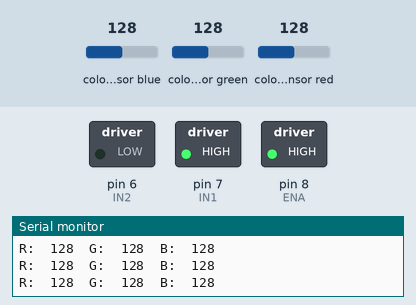
This sketch was run on a simulated Arduino Uno, built with avr-gcc and run on an emulated ATmega328P. On the bench: switched loads named in the sketch (green lamp = pin HIGH), the last lines printed to the serial monitor. The test bench sets the inputs (shaded band); at power-on: colour sensor red 128, colour sensor blue 128, colour sensor green 128.

Above: at 1.2 s.
1.3 s: colour sensor red set to 197
2.8 s: colour sensor red set to 204
At 3.8 s:
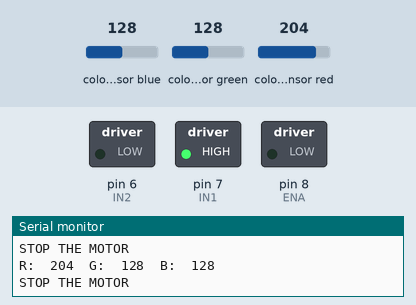
Timing chart, 0 to 5.8 s (numbered marks = the images above; inputs shaded):
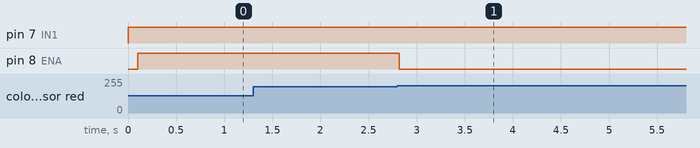

The sketch:

motor_colour_sensor.ino
```cpp
#include <Wire.h>
#include "Adafruit_TCS34725.h"
Adafruit_TCS34725 tcs = Adafruit_TCS34725(TCS34725_INTEGRATIONTIME_700MS, TCS34725_GAIN_1X);


// Definitions Arduino pins connected to input H Bridge
int ENA = 8;
int IN1 = 7;
int IN2 = 6;

void setup()
{
// Set the output pins
pinMode(IN1, OUTPUT);
pinMode(IN2, OUTPUT);
pinMode(ENA, OUTPUT);

  Serial.begin(9600);
  if (tcs.begin()) {
    Serial.println("Found sensor");
  } else {
    Serial.println("No TCS34725 found ... check your connections");
  while (1);
  }

}

void loop()
{

  digitalWrite(IN1, HIGH);
  digitalWrite(IN2, LOW);

  float red, green, blue;
  tcs.setInterrupt(false);  // turn on LED
  delay(50);
  tcs.getRGB(&red,&green,&blue);
  tcs.setInterrupt(true);  // turn off LED

  Serial.print("R:\t"); Serial.print(int(red));
  Serial.print("\tG:\t"); Serial.print(int(green));
  Serial.print("\tB:\t"); Serial.println(int(blue));

  if ((red>=200||red>=240)&&(green>=18||green<=35)&&(blue>=23||blue<=38)){
    Serial.println("STOP THE MOTOR");
    analogWrite(ENA,0);
    delay(100);
  }
  else {
    analogWrite(ENA,200);
    delay(50);
  }
}
```

Measured:
- the behaviour switches between 199 and 200 on colour sensor red (found by bisection; images 0 and 1)
- after the input at 2.8 s, pin 8 (ENA): HIGH → LOW at once
